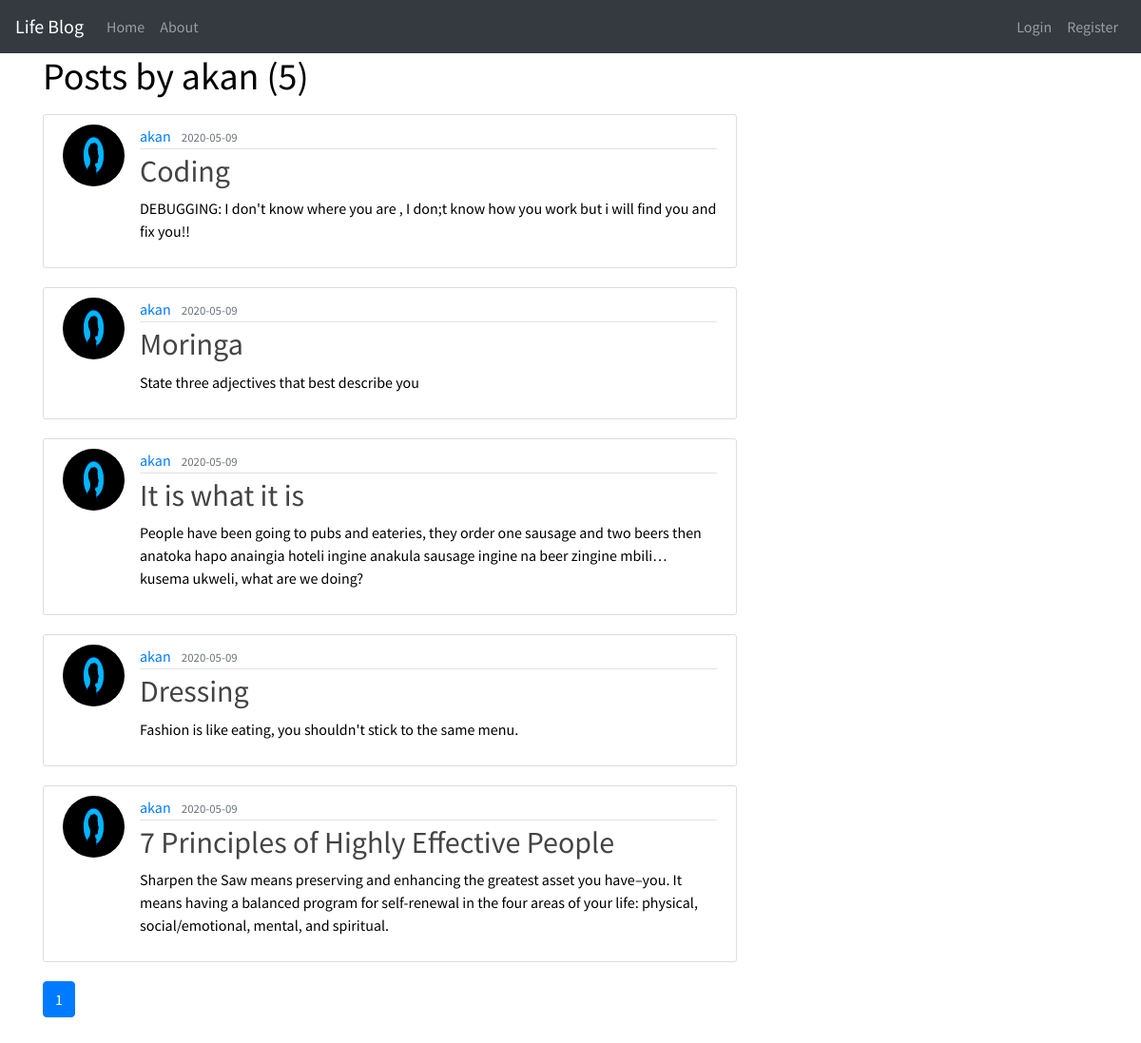
/user/akan, run on an earlier commit of the app's database.
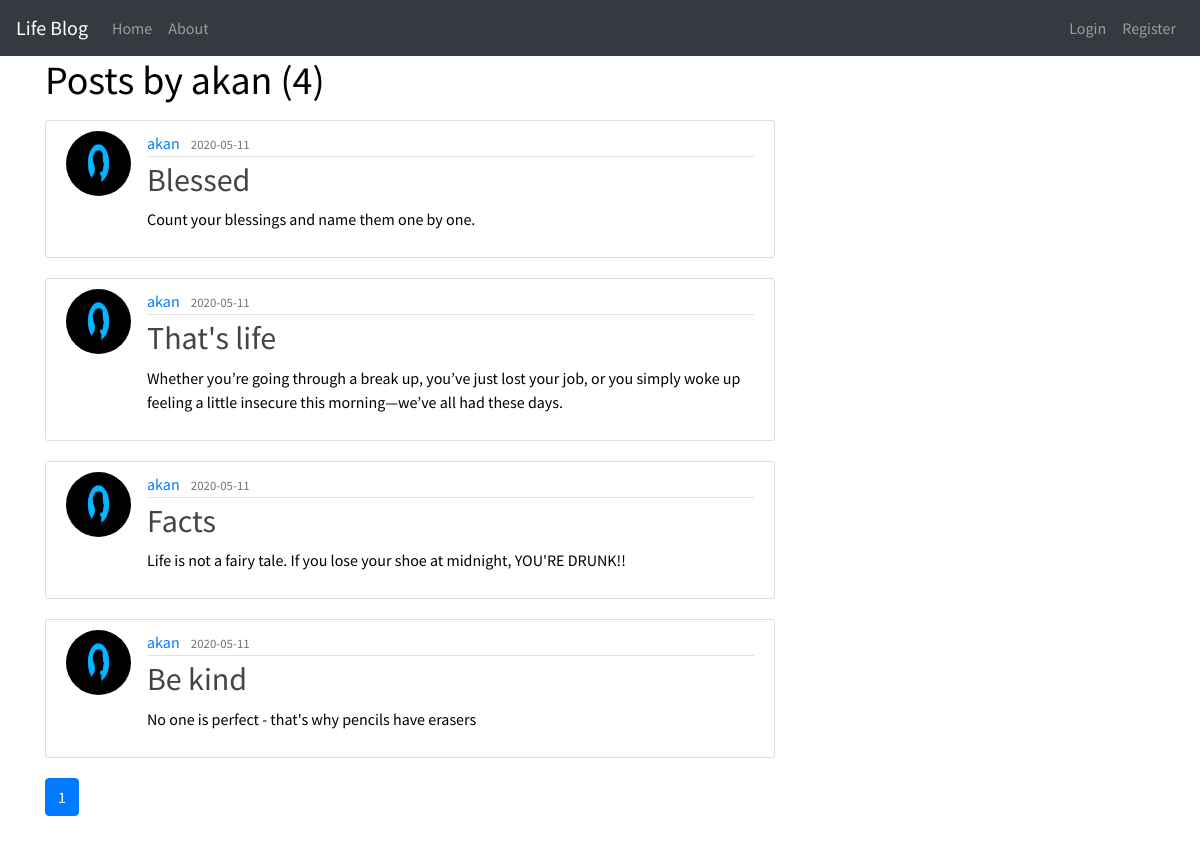
And on a later commit of the database.
### app/models.py (models this page shows, shortened)
class User(db.Model, UserMixin):
    id = db.Column(db.Integer, primary_key = True)
    username = db.Column(db.String(20), unique= True, nullable = False )
    email = db.Column(db.String(120), unique= True, nullable = False )
    image_file = db.Column(db.String(20), nullable = False, default = 'default.jpeg' )
    password = db.Column(db.String(60), nullable = False )
    posts = db.relationship('Post', backref = 'author', lazy = True)

class Post(db.Model):
    id = db.Column(db.Integer, primary_key = True)
    title = db.Column(db.String(100), nullable = False)
    date_posted = db.Column(db.DateTime, nullable = False, default = datetime.utcnow)
    content = db.Column(db.Text, nullable =False)
    user_id = db.Column(db.Integer, db.ForeignKey('user.id'), nullable = False)
    comments = db.relationship('Comment', backref='post', lazy=True)

### app/users/views.py (the view)
@users.route("/user/<string:username>")
def user_posts(username):
    page = request.args.get('page', 1, type=int)
    user = User.query.filter_by(username=username).first_or_404()
    posts = Post.query.filter_by(author=user)\
        .order_by(Post.date_posted.desc())\
        .paginate(page = page, per_page=5)
    return render_template('users.html', posts = posts, user = user)

### app/templates/users.html
{% extends 'index.html' %}
{% block content %}
<h1 class="mb-3">Posts by {{ user.username }} ({{ posts.total }})</h1>
{% for post in posts.items %}
<article class="media content-section">
    <img class="rounded-circle article-img"
        src="{{ url_for('static', filename='css/images/' + post.author.image_file) }}">
    <div class="media-body">
        <div class="article-metadata">
            <a class="mr-2"
                href="{{ url_for('users.user_posts', username=post.author.username) }}">{{ post.author.username }}</a>
            <small class="text-muted">{{ post.date_posted.strftime('%Y-%m-%d') }}</small>
        </div>
        <h2><a class="article-title" href="{{ url_for('posts.post', post_id=post.id) }}">{{ post.title }}</a></h2>
        <p class="article-content">{{ post.content }}</p>
    </div>
</article>
{% endfor %}
{% for page_num in posts.iter_pages(left_edge=1, right_edge=1, left_current=1, right_current=2) %}
{% if page_num %}
{% if posts.page == page_num %}
<a class="btn btn-primary mb-4"
    href="{{ url_for('users.user_posts', username=user.username, page=page_num) }}">{{ page_num }}</a>
{% else %}
<a class="btn btn-outline-primary mb-4"
    href="{{ url_for('users.user_posts', username=user.username, page=page_num) }}">{{ page_num }}</a>
{% endif %}
{% else %}
...
{% endif %}
{% endfor %}
{% endblock %}

What changed in the data, as far as the page shows it:
removed Post: image_file (placeholder picture), author.username "akan", date_posted "2020-05-09", title "7 Principles of Highly Effective People", content "Sharpen the Saw means preserving and enhancing the greatest asset you have–you. It means having a balanced program for self-renewal in the four areas of your life: physical, social/emotional, mental, and spiritual."
changed Post: date_posted "2020-05-09" → "2020-05-11"; title "Coding" → "Blessed"; content "DEBUGGING: I don't know where you are , I don;t know how you work but i will find you and fix you!!" → "Count your blessings and name them one by one."
changed Post: date_posted "2020-05-09" → "2020-05-11"; title "Moringa" → "That's life"; content "State three adjectives that best describe you" → "Whether you’re going through a break up, you’ve just lost your job, or you simply woke up feeling a little insecure this morning—we’ve all had these days."
changed Post: date_posted "2020-05-09" → "2020-05-11"; title "It is what it is" → "Facts"; content "People have been going to pubs and eateries, they order one sausage and two beers then anatoka hapo anaingia hoteli ingine anakula sausage ingine na beer zingine mbili… kusema ukweli, what are we doing?" → "Life is not a fairy tale. If you lose your shoe at midnight, YOU'RE DRUNK!!"
changed Post: date_posted "2020-05-09" → "2020-05-11"; title "Dressing" → "Be kind"; content "Fashion is like eating, you shouldn't stick to the same menu." → "No one is perfect - that's why pencils have erasers"
Also different on the page:
{{ posts.total }}: "5" → "4"
